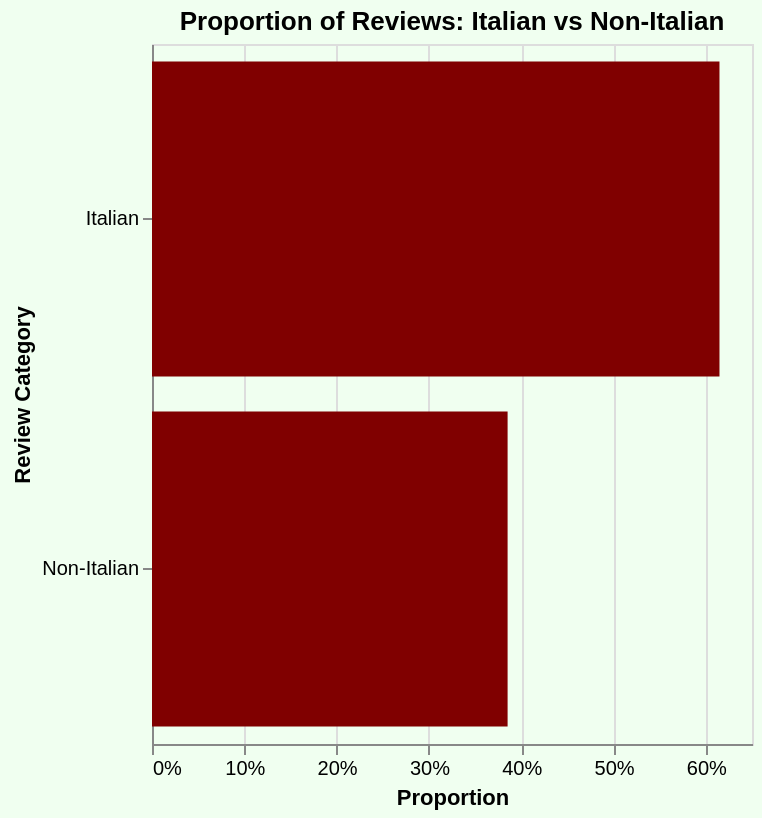

Vega-Lite specification for this chart:
### Vega-Lite specification from a JSON file in a GitHub repository (floating-point values rounded to 4 significant figures)
{"config": {"view": {"continuousWidth": 300, "continuousHeight": 300}}, "data": {"name": "data-27fc2130fe7ebace70e8b854be1d245e"}, "mark": {"type": "bar", "color": "#800000"}, "background": "#f0fff0", "encoding": {"tooltip": [{"field": "proportion", "format": ".2%", "title": "Proportion", "type": "quantitative"}], "x": {"axis": {"format": "%"}, "field": "proportion", "title": "Proportion", "type": "quantitative"}, "y": {"field": "review_category", "sort": {"field": "proportion", "order": "descending"}, "title": "Review Category", "type": "nominal"}}, "height": 350, "title": "Proportion of Reviews: Italian vs Non-Italian", "width": "container", "$schema": "https://vega.github.io/schema/vega-lite/v5.17.0.json", "datasets": {"data-27fc2130fe7ebace70e8b854be1d245e": [{"review_category": "Italian", "count_reviews": 322593, "proportion": 0.6148}, {"review_category": "Non-Italian", "count_reviews": 202146, "proportion": 0.3852}]}}
